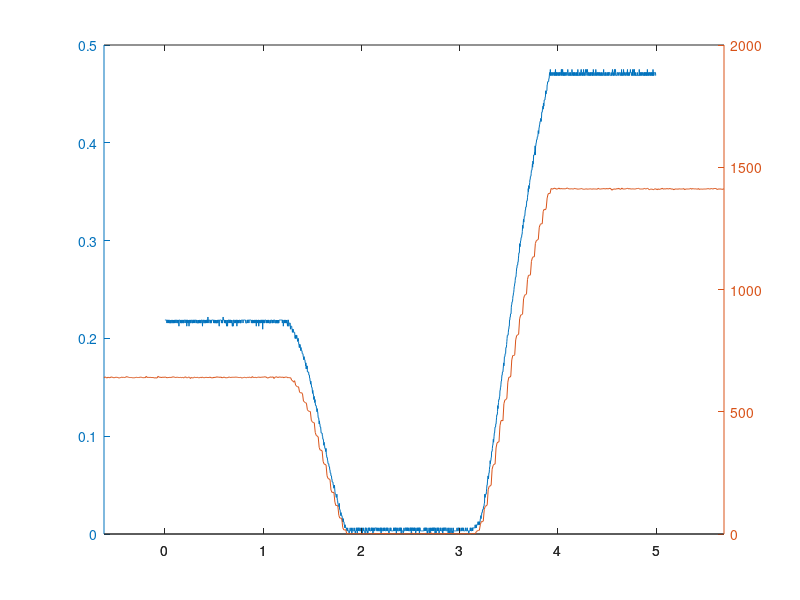

Write MATLAB code to recreate this figure. (Note: this script raises an error after producing the figure.)
%------------------- SETUP FOR FIGURE HOLD & CLEANUP ----------------------
for folding = true
    if exist('a','var') == 1
        if ishandle(a)
            p = get(a, 'Position')
        end
    end
    if exist('b','var') == 1
        if ishandle(b)
        q = get(b, 'Position')
        end
    end

    close all;
    clearvars -except p q
    clc;
end

%% ---------------------- READING DATA FROM FILE --------------------------

data = csvread('PRINT_04.CSV');
data2 = csvread('potResTest3.csv');

time = data(:,1)+5;  %making the time Possitive
voltage = data(:,2);

time2 = data2(:,1)*0.010 -.63; %10 ms per tick (& alligning with volt data)
ADCval = data2(:,2);

%% -------------------------- PLOTTING DATA -------------------------------

for folding = true
    if exist('p','var') == 1
        set(0, 'DefaultFigurePosition', p)
    end
end %<--setting figure position

a = figure;
[AAX, volt, ADC] = plotyy(time,voltage,time2,ADCval)

%% -------------------- CALCULATING CONSTANT VALUES -----------------------

%%%%%%%%%%%%%%%%% Potentiometer voltages %%%%%%%%%%%%%%%%%%%%%%%%%%%%%%%%%%

Vmin   = mean(voltage( 753:1241,1))  %voltage mean from 1.88 to 3.1 in time

Vmax   = mean(voltage(1569:2000,1))    %voltage mean from 3.92 to 5 in time

equVolt = mean(voltage( 1: 493,1))     %voltage mean from 0 to 1.23 in time

middleVolt = ( (Vmax-Vmin)/2 ) +Vmin  %mid-range voltage

%%%%%%%%%%%%%%%%% ADC Values %%%%%%%%%%%%%%%%%%%%%%%%%%%%%%%%%%%%%%%%%%%%%%

ADCmin = mean(ADCval( 243:373,1))  %ADC value mean from 1.88 to 3.1 in time

ADCmax = mean(ADCval(455:632,1))   %ADC value mean from 3.92 to 5 in time

ADCequ = mean( ADCval( 63: 186,1)) %ADC value mean from 0 to 1.23 in time

%---------------------- PLOTTING REFFERENCE LINES -------------------------

hold on;

Ymin = zeros(size(voltage))+Vmin;

plot(AAX(1), time, Ymin,...
'linestyle', '--', 'linewidth', 1.2, 'color', '[ .2 .2 .2 ]');

Ymax = zeros(size(voltage))+Vmax;
plot(AAX(1), time, Ymax,...
'linestyle', '--', 'linewidth', 1.2, 'color', 'r');

Yequ = zeros(size(voltage))+equVolt;
plot(AAX(1), time, Yequ,...
'linestyle', '--', 'linewidth', 1.2, 'color', '[ 0 .6 0 ]');

Ymiddle = zeros(size(voltage))+middleVolt;
plot(AAX(1), time, Ymiddle,...
'linestyle', '--', 'linewidth', 1.2, 'color', '[ .6 0 .6 ]');

%% ------------------------ PLOT SETTINGS ---------------------------------

set(volt, 'LineWidth', 1.4 )
set(ADC, 'LineWidth', 1.4 )

%setting options for radian axis
set(AAX(1),...
    'Xgrid', 'on',...
    'Ygrid', 'on',...
    'XMinorGrid', 'on',...
    'YMinorGrid', 'on',...
    'ytick', (0:.1:.5),...
    'YLim', [ -.02 .5 ],...                   <-- Crummy allignment of
    'XLim', [ 0  5 ],...                          the two graphs, by
    'GridLineStyle',':',...                       moving the radian graph
    'GridColor', 'k',...
    'GridAlpha', .6)

%turning off degree plot since it is now alligned with the radian plot
set(ADC,'Visible','off')
 
%setting options for degree axis
set(AAX(2),...
    'Xgrid', 'off',...
    'Ygrid', 'off',...
    'XMinorGrid', 'off',...
    'YMinorGrid', 'off',...
    'ytick', ( 0:200:1600),...
    'YLim', [ -60 1500 ],...
    'XLim', [ 0  5 ],...
    'GridLineStyle', ':',...
    'GridColor', 'k',...
    'GridAlpha', .6)

%adding title and axes labels
title('Potentiometer Range')
xlabel('Time (s)')
ylabel(AAX(1), 'Voltage (V)')
ylabel(AAX(2), 'ADC Value (mV)')

legend('Angular movement',...
       'Lower limmit',...
       'Upper limmit',...
       'Equlibrium point',...
       'Mid-range',...
       'Location', 'northwest' )

hold off;

%% ---------------------- FURTHER CALCULATIONS ----------------------------

%Prints out the voltage offset
offsetVolt = middleVolt-equVolt

%Calculating resolution for convertion to rad and deg (Potentiometer Volt)
resRadVolt = (1.5769)/(Vmax-Vmin)
resDegVolt = 90.35/(Vmax-Vmin)

%Calculating resolution for convertion to rad and deg (ADC)
resRadADC = (1.5769)/(ADCmax-ADCmin)
resDegADC = 90.35/(ADCmax-ADCmin)

%Calculating 10 deg from equlibrium point on either side
tenDegFromEquRight = (-10-3.7)/resDegVolt  +  equVolt  % = 0.1651
tenDegFromEquLeft  = ( 10-3.7)/resDegVolt  +  equVolt  % = 0.2679

%% ----------------------- GENERAL CONVERTION -----------------------------

%----- TO VOLTAGE ------------------------

%Degrees to Voltage
%Volt = (inputDeg)/resDeg  +  equVolt

%Radians to Voltage
% Volt = (inputRad)/resRad  +  equVolt


%----- TO ANGLE --------------------------

%Voltage to Degrees
% Deg = (inputVolt - equVolt)*resDeg;

%Voltage to Radians
% Rad = (inputVolt - equVolt)*resRad;


%% -------------------------- EXAMPLE USE ---------------------------------

rad = (data(:,2) - equVolt)*resRadVolt;
deg = (data(:,2) - equVolt)*resDegVolt;


%% ---------------------- PLOTTING THE EXAMPLE ----------------------------

for folding = true 
    if exist('q','var') == 1
        set(0, 'DefaultFigurePosition', q)
    end
end %<--setting figure position

b = figure;
[AX, rad1, deg1] = plotyy(time,rad,time,deg);

hold on;%------------ PLOTTING REFFERENCE LINES ---------------------------

YminRad = (Ymin - equVolt) * resRadVolt;
plot(AX(1), time, YminRad,...
'linestyle', '--', 'linewidth', 1.2, 'color', '[ .2 .2 .2 ]');

YmaxRad = (Ymax - equVolt) * resRadVolt;
plot(AX(1), time, YmaxRad,...
'linestyle', '--', 'linewidth', 1.2, 'color', 'r');

YequRad = (Yequ - equVolt) * resRadVolt;
plot(AX(1), time, YequRad,...
'linestyle', '--', 'linewidth', 1.2, 'color', '[ 0 .6 0 ]');

YmiddleRad = (Ymiddle - equVolt) * resRadVolt;
plot(AX(1), time, YmiddleRad,...
'linestyle', '--', 'linewidth', 1.2, 'color', '[ .6 0 .6 ]');

hold off;%-----------------------------------------------------------------

%% ----------------------- PLOT SETTINGS ----------------------------------

set(rad1,'LineWidth', 1.4 )

%setting options for radian axis
set(AX(1),...
    'Xgrid', 'on',...
    'Ygrid', 'on',...
    'XMinorGrid', 'on',...
    'YMinorGrid', 'on',...
    'ytick', (-.9:.1:.9),...
    'YLim', [ -.785395694 .95992832 ],...     <-- Crummy allignment of
    'XLim', [ 0  5 ],...                          the two graphs, by
    'GridLineStyle',':',...                       moving the radian graph
    'GridColor', 'k',...
    'GridAlpha', .6)

%turning off degree plot since it is now alligned with the radian plot
set(deg1,'Visible','off')

%setting options for degree axis
set(AX(2),...
    'Xgrid', 'off',...
    'Ygrid', 'off',...
    'XMinorGrid', 'off',...
    'YMinorGrid', 'off',...
    'ytick', (-50:5:50),...
    'YLim', [ -45 55 ],...
    'XLim', [ 0  5 ],...
    'GridLineStyle', ':',...
    'GridColor', 'k',...
    'GridAlpha', .6)

%adding title and axes labels
title('Angle Range of Cubli')
xlabel('Time (s)')
ylabel(AX(1), 'Angular Position (rad)')
ylabel(AX(2), 'Angular Position (deg)')

%adding legend
legend('Angular movement',...
       'Lower limmit',...
       'Upper limmit',...
       'Equlibrium point',...
       'Mid-range',...
       'Location', 'northwest' )



set(groot,'DefaultFigurePosition','remove')%<--Resets default fig positions